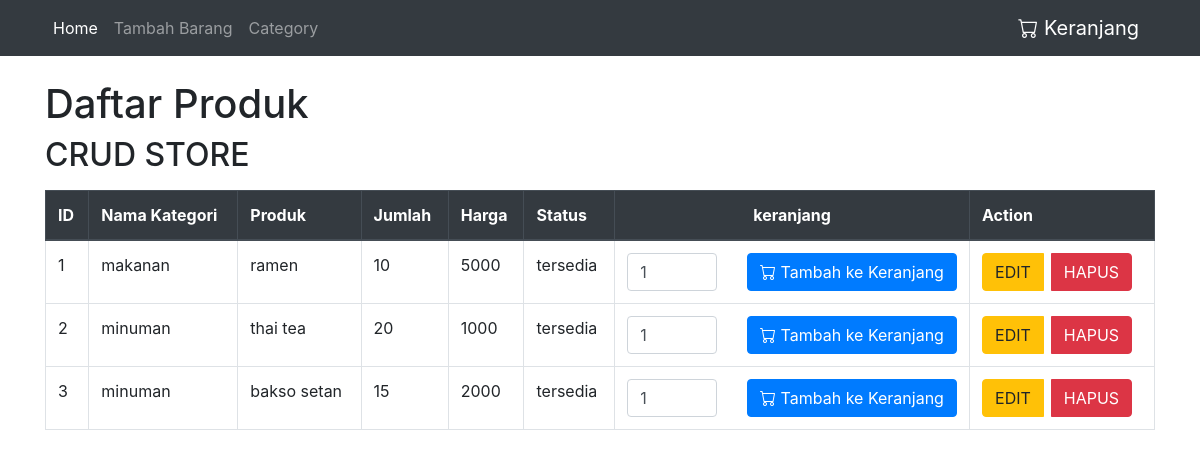
The page / on the database its author committed.
### tables this page shows
CREATE TABLE `tbl_products` (
  `id` int(11) NOT NULL,
  `id_category` int(11) DEFAULT NULL,
  `product` varchar(255) DEFAULT NULL,
  `jumlah` int(12) DEFAULT NULL,
  `harga` int(12) DEFAULT NULL,
  `status` varchar(255) DEFAULT NULL,
  `created_at` date DEFAULT NULL,
  `updated_at` date DEFAULT NULL
);

CREATE TABLE `tbl_category_product` (
  `id` int(11) NOT NULL,
  `category_products` int(11) DEFAULT NULL,
  `status` varchar(255) DEFAULT NULL,
  `created_at` date DEFAULT NULL,
  `updated_at` date DEFAULT NULL,
  `nama_category` varchar(255) DEFAULT NULL
);

### koneksi.php (called while the page is built, shortened)
<?php
$koneksi = mysqli_connect("localhost","root","","store");
if ($koneksi->connect_error) {
    die("koneksi Ke database Gagal: " . $koneksi->connect_error);
}else {
    $query = "SELECT tbl_products.*, tbl_category_product.nama_category FROM tbl_products INNER JOIN tbl_category_product ON tbl_products.id_category = tbl_category_product.id;";
    $result = $koneksi->query($query);
}
?>

### index.php (the view, shortened to what this page needs)
<?php
include('koneksi.php');
?>
<!DOCTYPE html>
<html lang="en">
<head>
	<link href="https://maxcdn.bootstrapcdn.com/bootstrap/4.5.2/css/bootstrap.min.css" rel="stylesheet">
	<link rel="stylesheet" href="https://cdn.jsdelivr.net/npm/bootstrap-icons@1.11.3/font/bootstrap-icons.min.css"></head>
<body>
    <nav class="navbar navbar-expand-lg navbar-dark bg-dark">
        <div class="container">
            <div class="collapse navbar-collapse" id="navbarNav">
                <ul class="navbar-nav mr-auto">
                    <li class="nav-item active">
                        <a class="nav-link" href="#">Home <span class="sr-only">(current)</span></a>
                    </li>
                    <li class="nav-item">
                        <a class="nav-link" href="tambah.php">Tambah Barang</a>
                    </li>
                    <li class="nav-item">
                        <a class="nav-link" href="category.php">Category</a>
                    </li>
                </ul>
				<a class="navbar-brand ml-auto" href="keranjang.php"><i class="bi bi-cart"></i> Keranjang</a>
            </div>
        </div>
    </nav>
    <div class="container mt-4">
        <h1>Daftar Produk</h1>
        <table class="table table-bordered mt-3">
            <h2>CRUD STORE</h2>
            <thead class="thead-dark">
                <tr>
                    <th>ID</th>
                    <th>Nama Kategori</th>
                    <th>Produk</th>
                    <th>Jumlah</th>
                    <th>Harga</th>
                    <th>Status</th>
                    <th class="text-center">keranjang</th>
                    <th>Action</th>
                </tr>
            </thead>
            <?php
            $no = 1;
            while($d = mysqli_fetch_array($result)){
                ?>
                <tr>
                    <td><?php echo $no++; ?></td>
                    <td><?php echo $d['nama_category']; ?></td>
                    <td><?php echo $d['product']; ?></td>
                    <td><?php echo $d['jumlah']; ?></td>
                    <td><?php echo $d['harga']; ?></td>
                    <td><?php echo $d['status']; ?></td>
                    <td style="width: 32%;">
                        <form method="POST" action="tambah_keranjang.php?id=<?php echo $d['id']; ?>">
                            <div class="row">
                                <div class="col-4">
                                    <input type="number" value="1" name="jumlah_brg" class="form-control">
                                </div>
                                <div class="col-8" style="margin-right: -5px;">
                                    <button class="btn btn-primary" type="submit"><i class="bi bi-cart"></i> Tambah ke Keranjang</button>
                                </div>
                            </div>
                        </form>
                    </td>
                    <td>
                        <div class="btn-group" role="group">
                            <a href="edit.php?id=<?php echo $d['id']; ?>" class="btn btn-warning mr-2">EDIT</a>
                            <a href="hapus.php?id=<?php echo $d['id']; ?>" class="btn btn-danger">HAPUS</a>
                        </div>
                    </td>
                </tr>
                <?php
            }
            ?>
        </table>
    </div>
</body>
</html>

### rows shown on the page
tbl_products: tbl_category_product.nama_category "makanan", product "ramen", jumlah "10", harga "5000", status "tersedia"
tbl_products: tbl_category_product.nama_category "minuman", product "thai tea", jumlah "20", harga "1000", status "tersedia"
tbl_products: tbl_category_product.nama_category "minuman", product "bakso setan", jumlah "15", harga "2000", status "tersedia"
